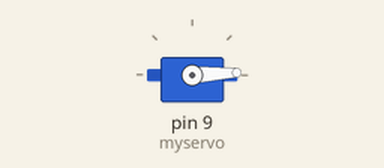
This sketch was run on a simulated Arduino Uno, built with avr-gcc and run on an emulated ATmega328P. On the bench: servo.

Above: at 0.05 s.
At 0.65 s:
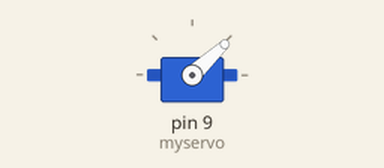
At 1.25 s:
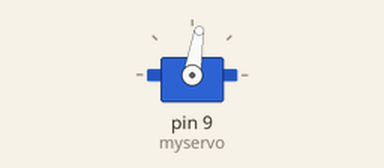
At 2.5 s:
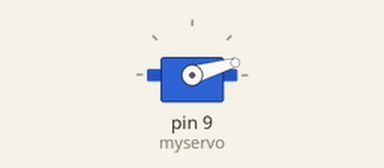
Timing chart, 0 to 6.3 s (numbered marks = the images above):
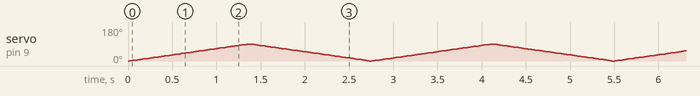

The sketch:

6th.ino
```cpp
#include<Servo.h>
Servo myservo;
int pos = 0;
void setup()
{
  myservo.attach(9);
}
void loop()
{
  for(pos = 0; pos <= 90; pos += 1)
  {
    myservo.write(pos);
    delay(15);
  }
  for(pos = 90; pos >= 0; pos -= 1)
  {
    myservo.write(pos);
    delay(15);
  }
}
```
